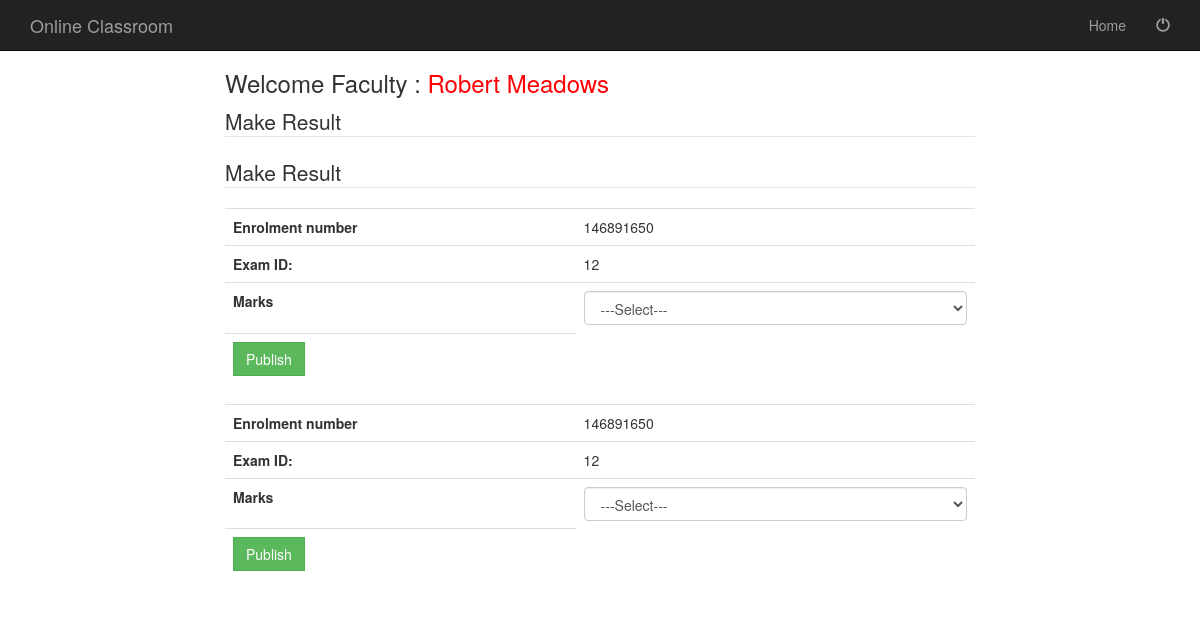
The page /makeresult.php?makeid=12 (signed in) on the database its author committed.
### tables this page shows
CREATE TABLE `examans` (
  `EAnsID` int(50) NOT NULL,
  `ExamID` int(10) NOT NULL,
  `Senrl` varchar(50) NOT NULL,
  `Sname` varchar(50) NOT NULL,
  `Ans1` mediumtext NOT NULL,
  `Ans2` mediumtext NOT NULL,
  `Ans3` mediumtext NOT NULL,
  `Ans4` mediumtext NOT NULL,
  `Ans5` mediumtext NOT NULL
);

### makeresult.php (the view, shortened to what this page needs)
<?php
$fname = $_SESSION[ "fname" ];
?>
<?php include('fhead.php');  ?>
<div class="container">
	<div class="row">
		<div class="col-md-2"></div>
		<div class="col-md-8">
			<h3> Welcome Faculty : <a href="welcomefaculty.php" ><span style="color:#FF0004"> <?php echo $fname; ?></span></a> </h3>
			<?php
			include( 'database.php' );
			$make = $_GET[ 'makeid' ];
			$sql = "SELECT * FROM examans WHERE ExamID=$make";
			$rs = mysqli_query( $connect, $sql );
			while ( $row = mysqli_fetch_array( $rs ) ) {
				?>
			<fieldset>
				<legend>Make Result</legend>
				<form action="" method="POST" name="makeresult">
					<table class="table table-hover">
						<tr>
							<td><strong>Enrolment number  </strong>
							</td>
							<td>
								<?php $eno=$row['Senrl']; echo $eno; ?>
							</td>
						</tr>
						<tr>
							<td><strong>Exam ID:</strong> </td>
							<td>
								<?php $ExamID= $row['ExamID']; echo $ExamID; ?>
							</td>
						</tr>
						<tr>
							<td><strong>Marks</strong> </td>
							<td>
								<select class="form-control" name="marks" required>
									<option value="">---Select---</option>
								</select>
							</td>
						</tr>
						<td><button type="submit" name="make" class="btn btn-success" style="border-radius:0%">Publish</button>
						</td>
						<?php
						}
						?>
					</table>
				</form>
			</fieldset>
		</div>
		<div class="col-md-2"></div>
	</div>
	<?php include('allfoot.php');  ?>

### css/modern-business.css (style rules this page uses)
html, body { height: 100%; }
body { padding-top: 50px; }

### rows shown on the page
examans: Senrl "146891650", ExamID "12"
examans: Senrl "146891650", ExamID "12"

### other values the page prints
$fname "Robert Meadows"
